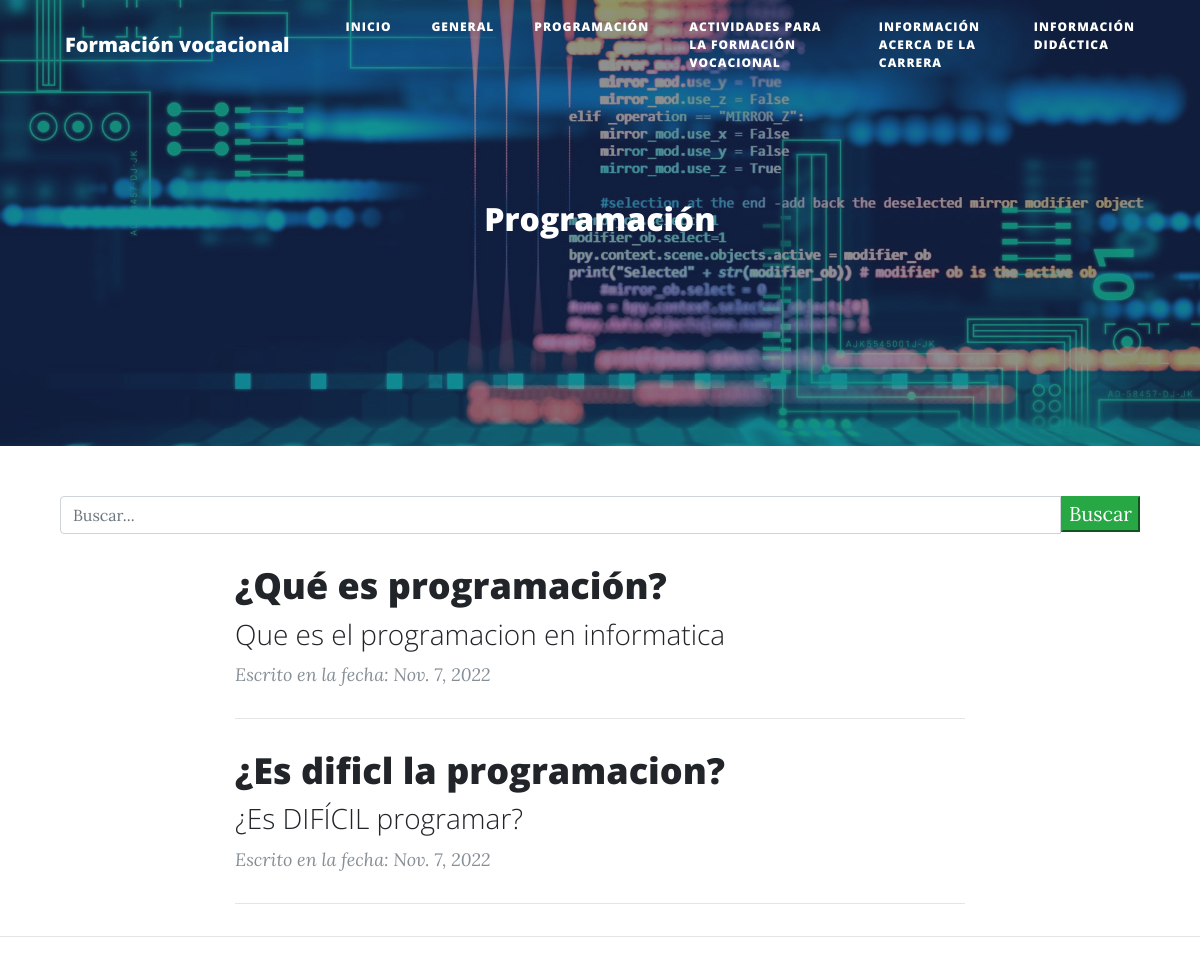
The app's page /programacion/, older data.
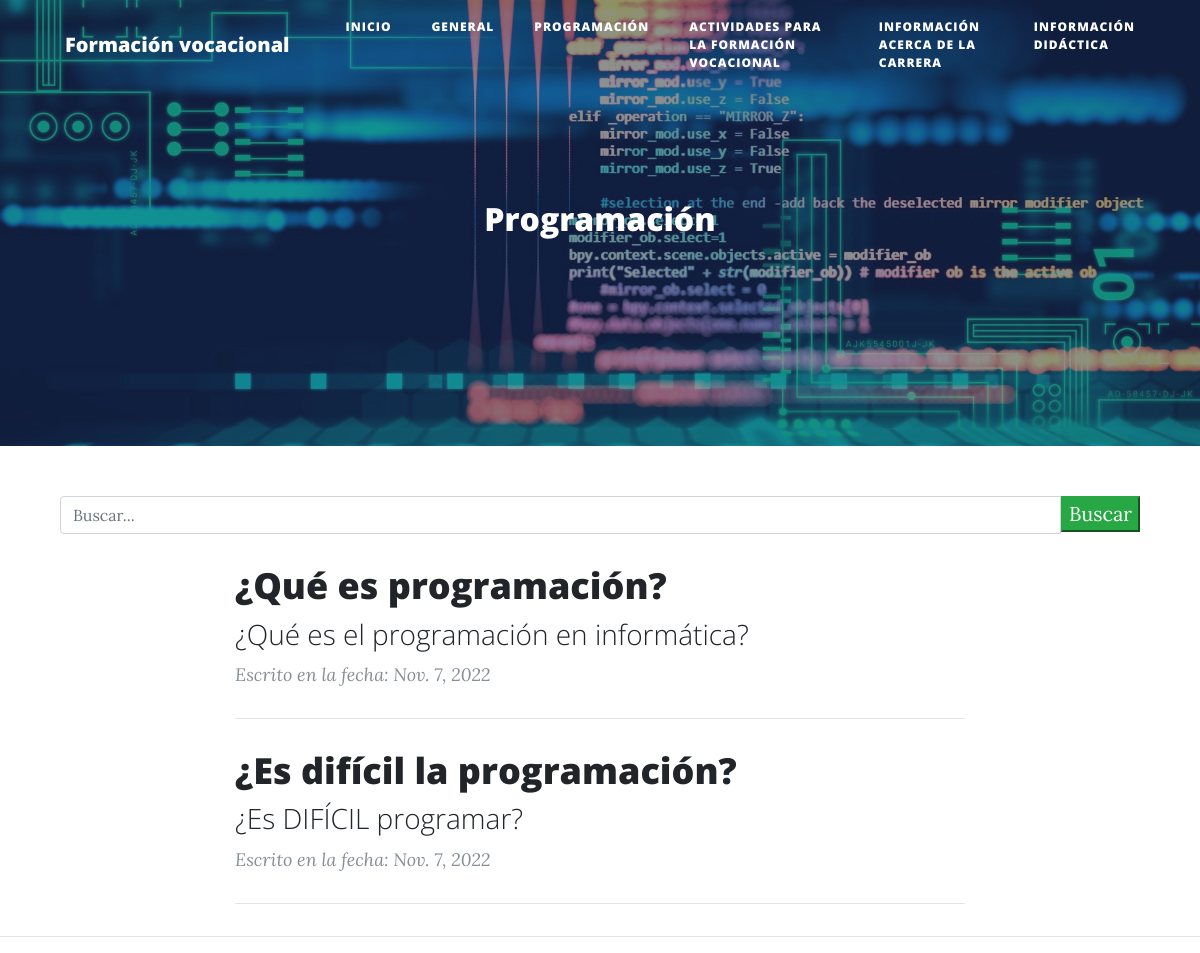
The same page, newer data.
### aplicaciones/blog/models.py (models this page shows, shortened)
class Post(models.Model):
    id = models.AutoField(primary_key=True)
    titulo = models.CharField(max_length=90, blank=False, null=False, verbose_name='Titulo')
    slug = models.CharField(max_length=100, blank=False, null=False, verbose_name='Slugs')
    descripcion = models.CharField(max_length=100, blank=False, null=False, verbose_name='Descripción')
    contenido = RichTextField(verbose_name='Contenido')
    imagen = models.URLField(max_length=9999999 ,blank=False, null=False)
    autor = models.ForeignKey(Autor, on_delete=models.CASCADE)
    categoria = models.ForeignKey(Categoria, on_delete=models.CASCADE)
    estado = models.BooleanField(default=True ,verbose_name='Publicado/No Publicado')
    fecha_creacion = models.DateField(auto_now=False, auto_now_add=True, verbose_name='Fecha de creación')
    class Meta:
        verbose_name = 'Post'
        verbose_name_plural = 'Posts'

### aplicaciones/blog/views.py (the view)
# urls.py: path('programacion/', programacion, name='programacion'),
def programacion(request):
    posts = Post.objects.filter(
        estado=True,
        categoria=Categoria.objects.get(nombre='Programación'))
    return render(request, 'programacion.html', {'posts': posts})

### Templates/programacion.html (shortened to what this page needs)
{% extends 'index.html' %}
{% load staticfiles %}
{% block imagen %}
    {% static 'img/programacion.jpg' %}
{% endblock imagen %}
{% block titulo_principal %}
    Programación
{% endblock titulo_principal %}

### Templates/index.html (shortened to what this page needs)
{% load staticfiles %}
<!DOCTYPE html>
<html lang="es">
<head>
    <link href="{% static 'vendor/bootstrap/css/bootstrap.min.css' %}" rel="stylesheet">
    <link href="{% static 'vendor/fontawesome-free/css/all.min.css' %}" rel="stylesheet" type="text/css">
    <link href="{% static 'css/clean-blog.min.css' %}" rel="stylesheet">
</head>
<body>
<nav class="navbar navbar-expand-lg navbar-light fixed-top" id="mainNav">
    <div class="container">
        <a class="navbar-brand" href="{% url 'blog:index' %}">Formación vocacional</a>
        <div class="collapse navbar-collapse" id="navbarResponsive">
            <ul class="navbar-nav ml-auto">
                <li class="nav-item">
                    <a class="nav-link" href="{% url 'blog:index' %}">Inicio</a>
                </li>
                <li class="nav-item">
                    <a class="nav-link" href="{% url 'blog:generales' %}">General</a>
                </li>
                <li class="nav-item">
                    <a class="nav-link" href="{% url 'blog:programacion' %}">Programación</a>
                </li>
                <li class="nav-item">
                    <a class="nav-link" href="{% url 'blog:actividades_formacion' %}">Actividades para la Formación Vocacional</a>
                </li>
                <li class="nav-item">
                    <a class="nav-link" href="{% url 'blog:info_carrera' %}">Información acerca de la carrera</a>
                </li>
                <li class="nav-item">
                    <a class="nav-link" href="{% url 'blog:informacion_didactica' %}">Información Didáctica</a>
                </li>
            </ul>
        </div>
    </div>
</nav>
<header class="masthead"
        style="background-image: url({% block imagen %}{% static 'img/home-bg.jpg' %}{% endblock imagen %})">
    <div class="overlay"></div>
    <div class="container">
        <div class="row">
            <div class="col-lg-8 col-md-10 mx-auto">
                <div class="site-heading">
                    <h2>{% block titulo_principal %}Blog de Formación Vocacional{% endblock titulo_principal %}</h2>
                </div>
            </div>
        </div>
    </div>
</header>
{% block barra_busqueda %}
    <div class="container">
        <div class="row">
            <div class="col-md-12 search">
                <form method="get">
                    <div id="custom-search-input">
                        <div class="input-group col-md-12">
                            <input type="text" class="form-control" placeholder="Buscar..." id="name" name="buscar"
                                   value="{{ request.GET.buscar }}">
                            <span class="input-group-list">
                                <button type="submit" class="button btn-success">Buscar</button>
                            </span>
                        </div>
                    </div>
                </form>
            </div>
        </div>
    </div>
{% endblock barra_busqueda %}
<div class="container">
    <div class="row">
        <div class="col-lg-8 col-md-10 mx-auto">
            {% block contenido %}
                {% if posts %}
                    {% for post in posts %}
                        <div class="post-preview">
                            <a href="{% url 'blog:detalle_post' post.slug %}">
                                <h2 class="post-title">
                                    {{ post.titulo }}
                                </h2>
                                <h3 class="post-subtitle">
                                    {{ post.descripcion }}
                                </h3>
                            </a>
                            <p class="post-meta">Escrito en la fecha: {{ post.fecha_creacion }}</p>
                        </div>
                        <hr>
                    {% endfor %}
                {% else %}
                    <h2>No existe Post registrados</h2>
                {% endif %}
            {% endblock contenido %}
        </div>
    </div>
</div>
<hr>
</body>
</html>

Row changes from the older to the newer data that the page shows:
changed Post "¿Qué es programación?": descripcion "Que es el programacion en informatica" → "¿Qué es el programación en informática?"
changed Post "¿Es DIFÍCIL programar?": titulo "¿Es dificl la programacion?" → "¿Es difícil la programación?"
